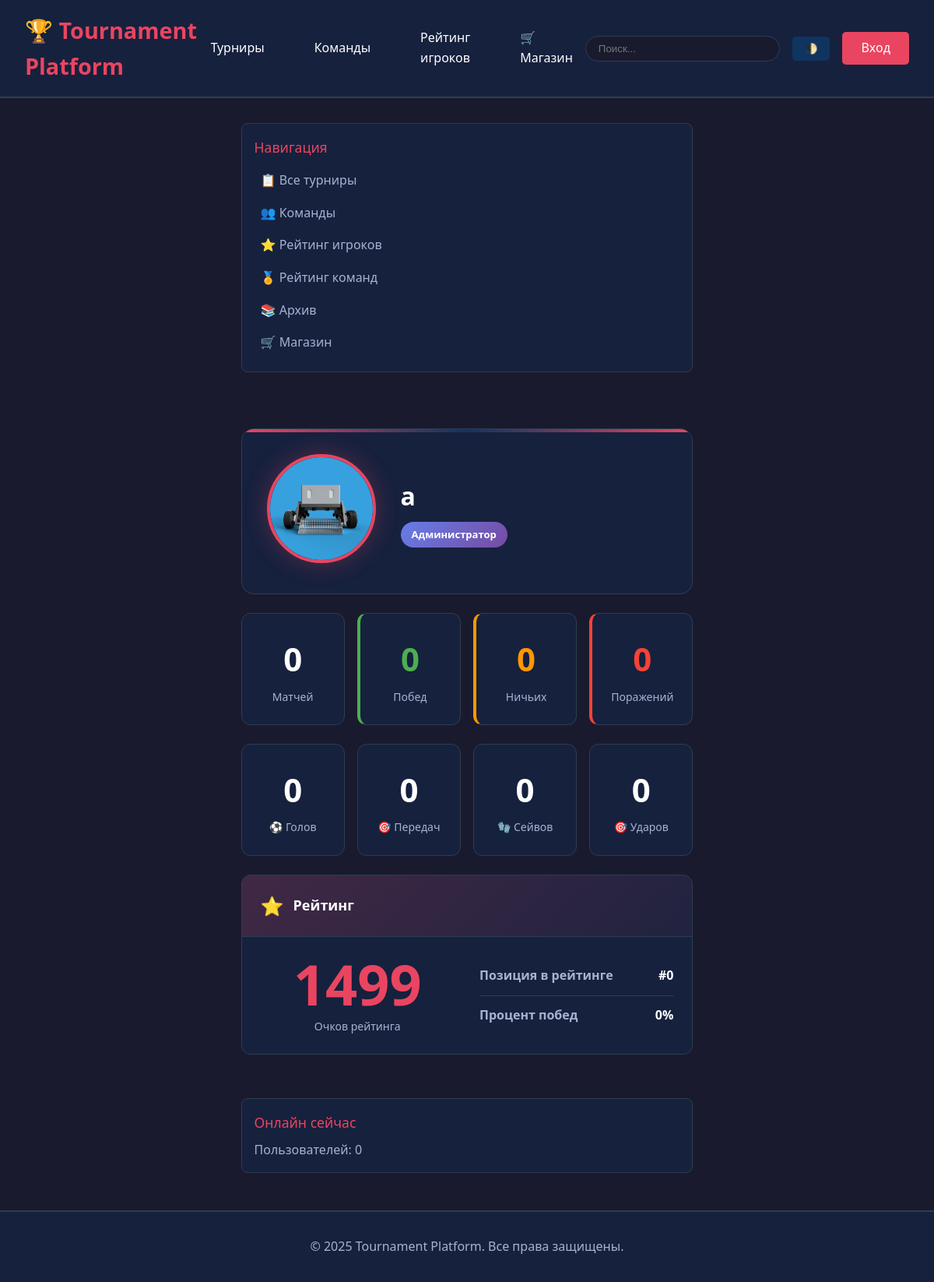
Page /accounts/profile/a/ on the committed database.
### accounts/models.py (models this page shows, shortened)
class User(AbstractUser):
    ROLE_CHOICES = [
        ('player', 'Игрок'),
        ('captain', 'Капитан'),
        ('moderator', 'Модератор'),
        ('admin', 'Администратор'),
    ]
    role = models.CharField(max_length=20, choices=ROLE_CHOICES, default='player')
    discord_id = models.CharField(max_length=100, blank=True, null=True, unique=True)
    discord_username = models.CharField(max_length=100, blank=True, null=True)
    avatar = models.ImageField(upload_to='avatars/', blank=True, null=True)
    bio = models.TextField(blank=True)
    objects = CustomUserManager()
    class Meta:
        verbose_name = 'Пользователь'
        verbose_name_plural = 'Пользователи'

### ratings/models.py (models this page shows, shortened)
class PlayerRating(models.Model):
    player = models.ForeignKey(settings.AUTH_USER_MODEL, on_delete=models.CASCADE,
                               related_name='ratings')
    season = models.ForeignKey(Season, on_delete=models.CASCADE,
                               related_name='player_ratings', blank=True, null=True)
    matches_played = models.IntegerField(default=0)
    wins = models.IntegerField(default=0)
    losses = models.IntegerField(default=0)
    draws = models.IntegerField(default=0)
    goals = models.IntegerField(default=0)
    assists = models.IntegerField(default=0)
    own_goals = models.IntegerField(default=0)
    saves = models.IntegerField(default=0)
    shots = models.IntegerField(default=0)
    shot_accuracy = models.DecimalField(max_digits=5, decimal_places=2, default=0)
    rating_points = models.IntegerField(default=1500)
    rank = models.IntegerField(default=0)
    updated_at = models.DateTimeField(auto_now=True)
    class Meta:
        verbose_name = 'Рейтинг игрока'
        verbose_name_plural = 'Рейтинги игроков'
        unique_together = ['player', 'season']

### accounts/views.py (the view, shortened to what this page needs)
# urls.py: path('profile/<str:username>/', views.profile, name='profile'),
def profile(request, username):
    from tournaments.models import Sanction
    from django.utils import timezone
    from ratings.models import PlayerRating
    user = get_object_or_404(User, username=username)
    current_team = TeamMember.objects.filter(
        player=user,
        is_active=True
    ).select_related('team').first()
    team_history = TeamMember.objects.filter(
        player=user
    ).select_related('team').order_by('-joined_date')
    player_stats = PlayerMatchStats.objects.filter(player=user)
    total_matches = player_stats.count()
    total_goals = player_stats.aggregate(Sum('goals'))['goals__sum'] or 0
    total_assists = player_stats.aggregate(Sum('assists'))['assists__sum'] or 0
    total_saves = player_stats.aggregate(Sum('saves'))['saves__sum'] or 0
    total_shots = player_stats.aggregate(Sum('shots'))['shots__sum'] or 0
    matches_played = Match.objects.filter(
        Q(team1__members__player=user, team1__members__is_active=True) |
        Q(team2__members__player=user, team2__members__is_active=True),
        status='finished'
    ).distinct()
    wins = 0
    draws = 0
    losses = 0
    recent_matches_data = []
    recent_matches = Match.objects.filter(
        Q(team1__members__player=user, team1__members__is_active=True) |
        Q(team2__members__player=user, team2__members__is_active=True),
        status='finished'
    ).select_related('team1', 'team2', 'tournament').distinct().order_by('-scheduled_time')[:10]
    awards = TournamentAward.objects.filter(
        player=user
    ).select_related('tournament').order_by('-awarded_at')
    player_rating = None
    active_season = Season.objects.filter(is_active=True).first()
    if active_season:
        try:
            player_rating = PlayerRating.objects.get(player=user, season=active_season)
        except PlayerRating.DoesNotExist:
            pass
    if not player_rating:
        try:
            player_rating = PlayerRating.objects.get(player=user, season__isnull=True)
        except PlayerRating.DoesNotExist:
            pass
    if not player_rating:
        player_rating = PlayerRating.objects.filter(player=user).order_by('-season__start_date').first()
    career_by_season = []
    seasons = Season.objects.all().order_by('-start_date')[:5]
    for season in seasons:
        season_stats = PlayerMatchStats.objects.filter(
            player=user,
            match__tournament__season=season
        )
    is_own_profile = request.user.is_authenticated and request.user == user
    active_sanctions = []
    context = {
        'profile_user': user,
        'is_own_profile': is_own_profile,
        'current_team': current_team,
        'team_history': team_history,
        'total_matches': total_matches,
        'wins': wins,
        'draws': draws,
        'losses': losses,
        'total_goals': total_goals,
        'total_assists': total_assists,
        'total_saves': total_saves,
        'total_shots': total_shots,
        'recent_matches': recent_matches_data,
        'awards': awards,
        'player_rating': player_rating,
        'career_by_season': career_by_season,
        'active_sanctions': active_sanctions,
    }
    return render(request, 'accounts/profile.html', context)

### templates/accounts/profile.html (shortened to what this page needs)
{% extends 'base.html' %}
{% load static %}
{% block content %}
<div class="profile-page">
    <div class="profile-header-card">
        <div class="profile-header-content">
            <div class="profile-avatar-wrapper">
                {% if profile_user.avatar %}
                    <img src="{{ profile_user.avatar.url }}"
                         alt="{{ profile_user.username }}"
                         class="profile-avatar">
                {% else %}
                    <div class="profile-avatar-placeholder">👤</div>
                {% endif %}
            </div>
            <div class="profile-main-info">
                <h1 class="profile-username">{{ profile_user.username }}</h1>
                <div class="profile-badges">
                    <span class="badge badge-role">{{ profile_user.get_role_display }}</span>
                </div>
            </div>
        </div>
    </div>
    <div class="stats-grid">
        <div class="stat-card">
            <div class="stat-value">{{ total_matches }}</div>
            <div class="stat-label">Матчей</div>
        </div>
        <div class="stat-card success">
            <div class="stat-value">{{ wins }}</div>
            <div class="stat-label">Побед</div>
        </div>
        <div class="stat-card warning">
            <div class="stat-value">{{ draws }}</div>
            <div class="stat-label">Ничьих</div>
        </div>
        <div class="stat-card danger">
            <div class="stat-value">{{ losses }}</div>
            <div class="stat-label">Поражений</div>
        </div>
    </div>
    <div class="stats-grid">
        <div class="stat-card">
            <div class="stat-value">{{ total_goals }}</div>
            <div class="stat-label">⚽ Голов</div>
        </div>
        <div class="stat-card">
            <div class="stat-value">{{ total_assists }}</div>
            <div class="stat-label">🎯 Передач</div>
        </div>
        <div class="stat-card">
            <div class="stat-value">{{ total_saves }}</div>
            <div class="stat-label">🧤 Сейвов</div>
        </div>
        <div class="stat-card">
            <div class="stat-value">{{ total_shots }}</div>
            <div class="stat-label">🎯 Ударов</div>
        </div>
    </div>
    {% if player_rating %}
    <div class="section-card">
        <div class="section-header primary">
            <span class="section-icon">⭐</span>
            <h3 class="section-title">Рейтинг</h3>
        </div>
        <div class="section-body">
            <div class="rating-content">
                <div class="rating-points">
                    <div class="rating-value">{{ player_rating.rating_points }}</div>
                    <div class="rating-label">Очков рейтинга</div>
                </div>
                <div class="rating-details">
                    <p>
                        <strong>Позиция в рейтинге</strong>
                        <span>#{{ player_rating.rank }}</span>
                    </p>
                    <p>
                        <strong>Процент побед</strong>
                        <span>
                            {% if total_matches > 0 %}
                                {% widthratio wins total_matches 100 %}%
                            {% else %}
                                0%
                            {% endif %}
                        </span>
                    </p>
                </div>
            </div>
        </div>
    </div>
    {% endif %}
</div>
{% endblock %}

### templates/base.html (style rules this page uses)
* { margin: 0; padding: 0; box-sizing: border-box; }
:root { --primary-bg: #1a1a2e; --secondary-bg: #16213e; --card-bg: #0f3460; --accent: #e94560; --text-primary: #ffffff; --text-secondary: #a8b2d1; --border: #2c3e50; }
html { height: 100%; }
body { font-family: 'Segoe UI', Tahoma, Geneva, Verdana, sans-serif; background: var(--primary-bg); color: var(--text-primary); line-height: 1.6; display: flex; flex-direction: column; min-height: 100vh; }
.profile-avatar { width: 150px; height: 150px; border-radius: 50%; border: 3px solid var(--accent); }
.stat-value { font-size: 2rem; font-weight: bold; color: var(--accent); }
.stat-label { color: var(--text-secondary); font-size: 0.9rem; }

### templates/accounts/profile.html (style rules this page uses)
.profile-page { max-width: 1200px; margin: 0 auto; }
.profile-header-card { background: var(--secondary-bg); border-radius: 16px; padding: 32px; margin-bottom: 24px; border: 1px solid var(--border); position: relative; overflow: hidden; }
.profile-header-card::before { content: ''; position: absolute; top: 0; left: 0; right: 0; height: 4px; background: linear-gradient(90deg, #e94560, var(--card-bg), #e94560); }
.profile-header-content { display: flex; align-items: center; gap: 32px; }
.profile-avatar-wrapper { position: relative; flex-shrink: 0; }
.profile-avatar { width: 140px; height: 140px; border-radius: 50%; object-fit: cover; border: 4px solid #e94560; box-shadow: 0 0 30px rgba(233, 69, 96, 0.3); }
.profile-main-info { flex: 1; }
.profile-username { font-size: 32px; font-weight: 700; color: var(--text-primary); margin: 0 0 8px 0; }
.profile-badges { display: flex; gap: 10px; flex-wrap: wrap; }
.badge { display: inline-flex; align-items: center; gap: 6px; padding: 6px 14px; border-radius: 20px; font-size: 13px; font-weight: 600; text-decoration: none; transition: all 0.3s ease; }
.badge-role { background: linear-gradient(135deg, #667eea 0%, #764ba2 100%); color: #fff; }
.stats-grid { display: grid; grid-template-columns: repeat(4, 1fr); gap: 16px; margin-bottom: 24px; }
.stat-card { background: var(--secondary-bg); border-radius: 12px; padding: 24px; text-align: center; border: 1px solid var(--border); transition: all 0.3s ease; }
.stat-card.success { border-left: 4px solid #4CAF50; }
.stat-card.warning { border-left: 4px solid #ff9800; }
.stat-card.danger { border-left: 4px solid #f44336; }
.stat-value { font-size: 42px; font-weight: 700; margin-bottom: 4px; color: var(--text-primary); }
.stat-card.success .stat-value { color: #4CAF50; }
.stat-card.warning .stat-value { color: #ff9800; }
.stat-card.danger .stat-value { color: #f44336; }
.stat-label { color: var(--text-secondary); font-size: 14px; display: flex; align-items: center; justify-content: center; gap: 6px; }
.section-card { background: var(--secondary-bg); border-radius: 12px; margin-bottom: 24px; border: 1px solid var(--border); overflow: hidden; }
.section-header { padding: 20px 24px; border-bottom: 1px solid var(--border); display: flex; align-items: center; gap: 12px; background: var(--card-bg); }
.section-header.primary { background: linear-gradient(135deg, rgba(233, 69, 96, 0.2) 0%, rgba(233, 69, 96, 0.05) 100%); }
.section-icon { font-size: 24px; }
.section-title { font-size: 18px; font-weight: 600; color: var(--text-primary); margin: 0; }
.section-body { padding: 24px; }
.rating-content { display: grid; grid-template-columns: 1fr 1fr; gap: 32px; align-items: center; }
.rating-points { text-align: center; }
.rating-value { font-size: 72px; font-weight: 700; color: #e94560; line-height: 1; }
.rating-label { color: var(--text-secondary); font-size: 14px; margin-top: 8px; }
.rating-details p { display: flex; justify-content: space-between; padding: 12px 0; border-bottom: 1px solid var(--border); margin: 0; }
.rating-details p:last-child { border-bottom: none; }
.rating-details strong { color: var(--text-secondary); }
.rating-details span { color: var(--text-primary); font-weight: 600; }

### rows in the picture
User: avatar (picture), username "a", role "Администратор"
PlayerRating: rating_points "1499", rank "0"

### other values in the picture
{{ total_matches }} "0"
{{ wins }} "0"
{{ draws }} "0"
{{ losses }} "0"
{{ total_goals }} "0"
{{ total_assists }} "0"
{{ total_saves }} "0"
{{ total_shots }} "0"
{{ online_count|default:0 }} "0"
